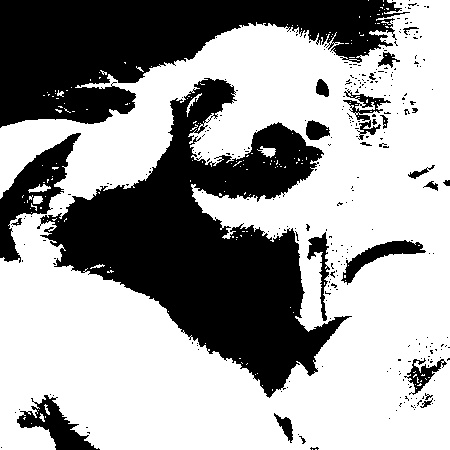
#> input picture pig_threshold.jpg, 450 x 450 px
$ python close.py
#> lines starting #> are read from the running program, lines starting #| are printed output that depends on the picture
from skimage import io,color
import skimage.morphology as sm
import matplotlib.pyplot as plt
import datetime

starttime = datetime.datetime.now()

img=color.rgb2gray(io.imread('pig_threshold.jpg'))
#> img is the input picture: shape (450, 450); min 0, max 255, mean 158.3
for i in range (99) :
    dst=sm.closing(img,sm.square(5))
#> this loop made 99 passes
#> pass 1, `dst=sm.closing(img,sm.square(5))`:
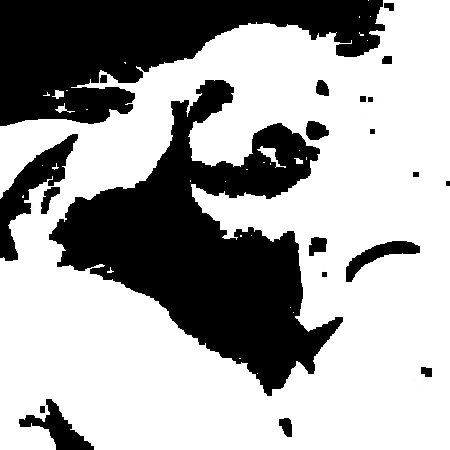
#> dst: shape (450, 450); min 0, max 255, mean 165.8

plt.figure('morphology',figsize=(8,8))
plt.subplot(121)
plt.imshow(img,plt.cm.gray)
plt.axis('off')

plt.subplot(122)
plt.imshow(dst,plt.cm.gray)
plt.axis('off')

endtime = datetime.datetime.now()
print (endtime - starttime)
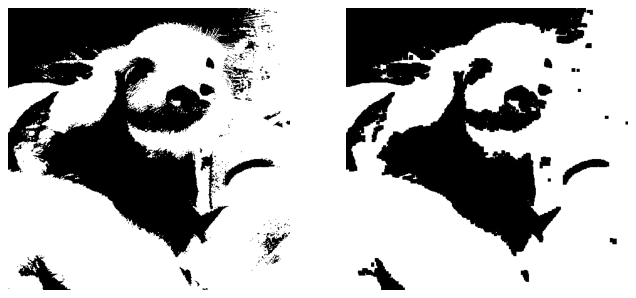
#> figure drawn by matplotlib, 2 panels
